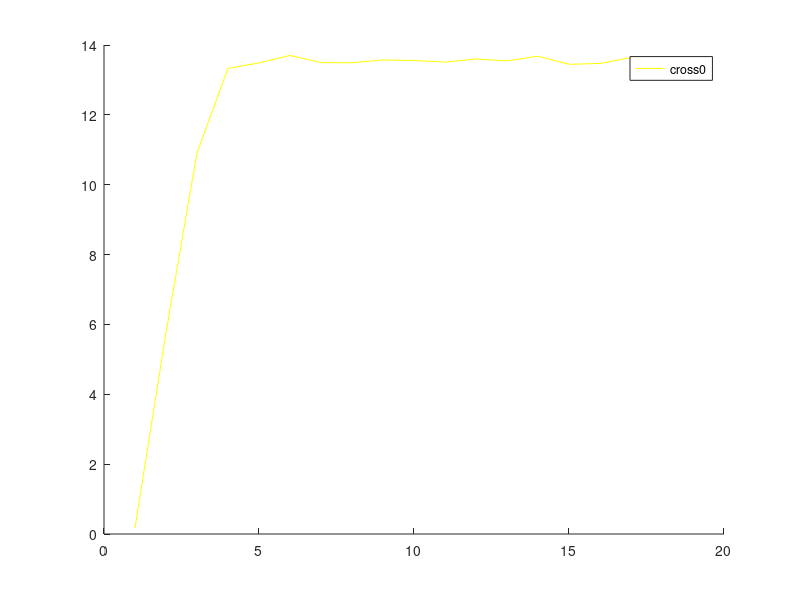

MATLAB code to generate this figure: (Note: this script raises an error after producing the figure.)
data0 = load ("cross0.dat");
data1 = load ("cross1.dat");
data2 = load ("cross2.dat");
data3 = load ("cross3.dat");
data4 = load ("cross4.dat");
data5 = load ("cross5.dat");
data6 = load ("cross6.dat");
data7 = load ("cross7.dat");
data8 = load ("cross8.dat");
data9 = load ("cross9.dat");
data10 = load ("cross10.dat");

data0(:, (1:2)) = data0(:, (1:2)) ./ repmat(data0(:, 3), 1, 2);
data1(:, (1:2)) = data1(:, (1:2)) ./ repmat(data1(:, 3), 1, 2);
data2(:, (1:2)) = data2(:, (1:2)) ./ repmat(data2(:, 3), 1, 2);
data3(:, (1:2)) = data3(:, (1:2)) ./ repmat(data3(:, 3), 1, 2);
data4(:, (1:2)) = data4(:, (1:2)) ./ repmat(data4(:, 3), 1, 2);
data5(:, (1:2)) = data5(:, (1:2)) ./ repmat(data5(:, 3), 1, 2);
data6(:, (1:2)) = data6(:, (1:2)) ./ repmat(data6(:, 3), 1, 2);
data7(:, (1:2)) = data7(:, (1:2)) ./ repmat(data7(:, 3), 1, 2);
data8(:, (1:2)) = data8(:, (1:2)) ./ repmat(data8(:, 3), 1, 2);
data9(:, (1:2)) = data9(:, (1:2)) ./ repmat(data9(:, 3), 1, 2);
data10(:, (1:2)) = data10(:, (1:2)) ./ repmat(data10(:, 3), 1, 2);

figure;
hold on;
plot((1:(length (data0(:, 1)))), data0(:, 1), "y;cross0;");
plot((1:(length (data1(:, 1)))), data1(:, 1), "0;cross1;");
plot((1:(length (data2(:, 1)))), data2(:, 1), "1;cross2;");
plot((1:(length (data3(:, 1)))), data3(:, 1), "2;cross3;");
plot((1:(length (data4(:, 1)))), data4(:, 1), "3;cross4;");
plot((1:(length (data5(:, 1)))), data5(:, 1), "4;cross5;");
plot((1:(length (data6(:, 1)))), data6(:, 1), "5;cross6;");


xlabel ("generation");
ylabel ("average amount of food collected per game");
legend("location", "northwest");
legend("right");
title ("evolution of the average amount of food collected per game per generation - popSize 500 tourSize 5");
print ("crossEvolution_0-6.png")
close;

figure;
hold on;
plot((1:(length (data3(:, 1)))), data3(:, 1), "2;cross3;");
plot((1:(length (data4(:, 1)))), data4(:, 1), "3;cross4;");
plot((1:(length (data5(:, 1)))), data5(:, 1), "4;cross5;");
plot((1:(length (data6(:, 1)))), data6(:, 1), "5;cross6;");
plot((1:(length (data7(:, 1)))), data7(:, 1), "y;cross7;");
plot((1:(length (data8(:, 1)))), data8(:, 1), "0;cross8;");
plot((1:(length (data9(:, 1)))), data9(:, 1), "1;cross0;");
plot((1:(length (data10(:, 1)))), data10(:, 1), "2;cross10;");

xlabel ("generation");
ylabel ("average amount of food collected per game");
legend("location", "northwest");
legend("right");
title ("evolution of the average amount of food collected per game per generation - popSize 500 tourSize 5");
print ("crossEvolution_3-10.png")
close;

